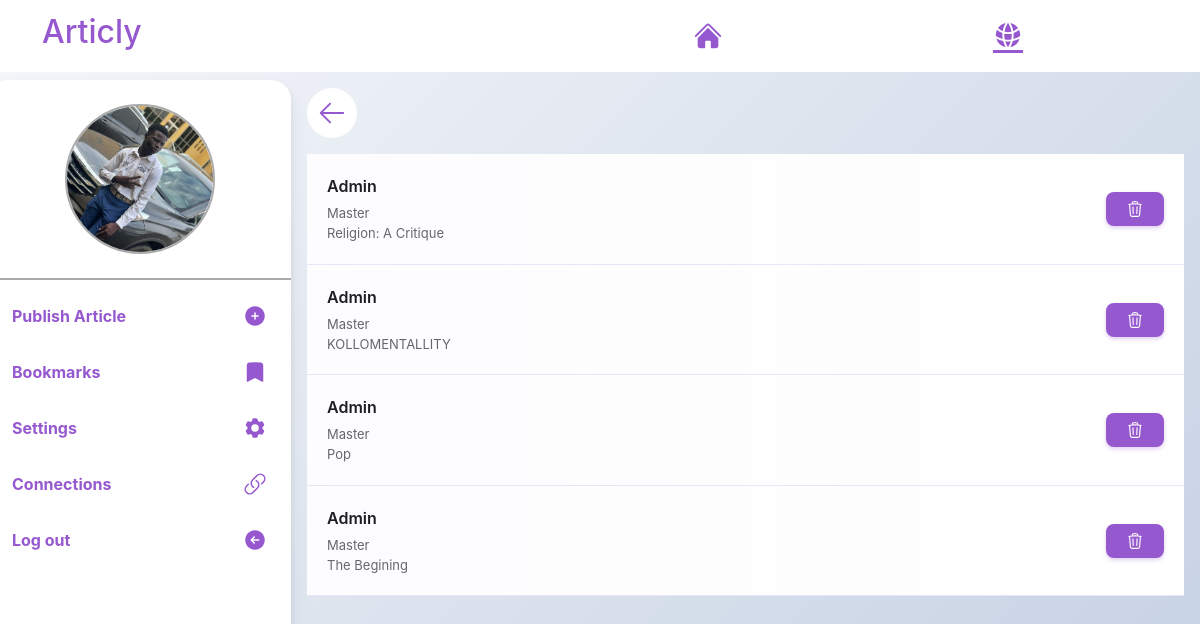
The app's page /user/bookmarks/ (signed in), older data.
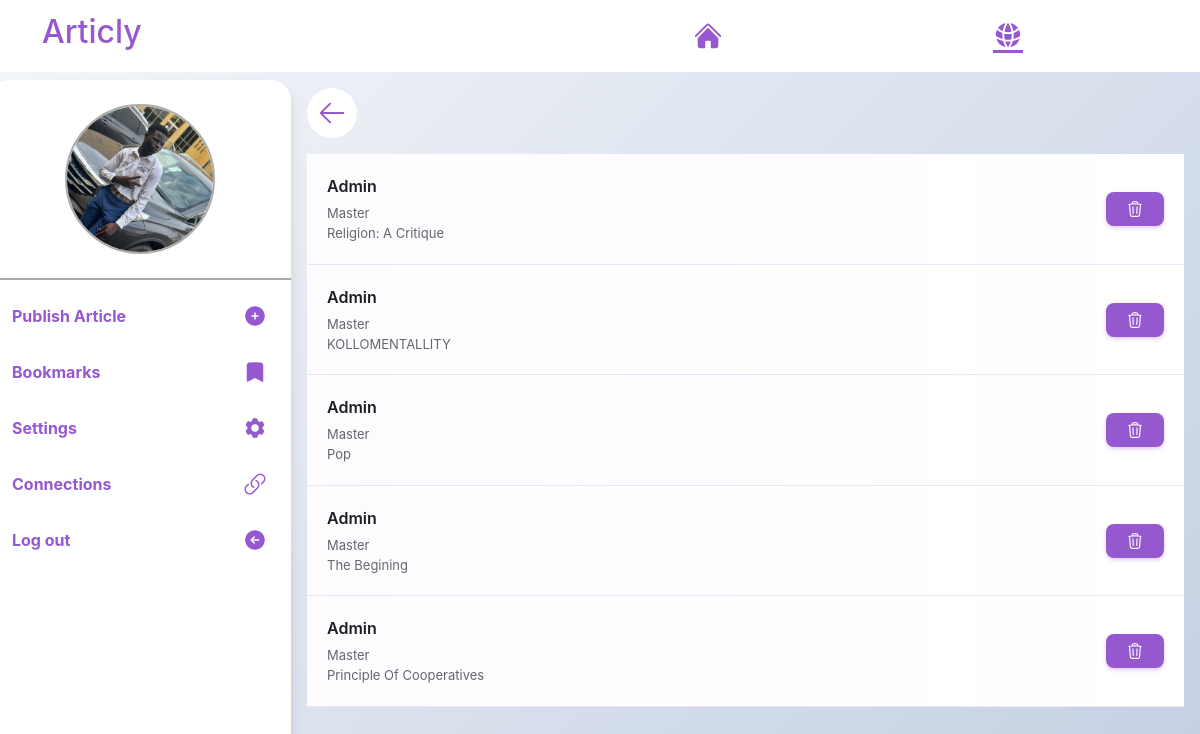
The same page, newer data.
### user/models.py (models this page shows, shortened)
class Bookmark(models.Model):
    user = models.ForeignKey(User,on_delete=models.CASCADE)
    article = models.ForeignKey(Article,on_delete=models.CASCADE)

class Article(models.Model):
    user = models.ForeignKey(User,on_delete=models.CASCADE)
    title = models.CharField(max_length=30)
    content = CKEditor5Field('Text', config_name='extends')
    time_created = models.DateTimeField(auto_now_add=True)
    date = models.DateField(auto_now_add=True)
    is_flagged = models.BooleanField(default=False)
    category = models.ForeignKey(Category,on_delete=models.CASCADE,null=True,default=None)
    slug = models.SlugField(unique=True,max_length=255)

### authentication/models.py (models this page shows, shortened)
class UserProfile(models.Model):
    user = models.OneToOneField(User,on_delete=models.CASCADE)
    category = models.ForeignKey(UserCategory,on_delete=models.CASCADE)
    bio = models.TextField(default="enter bio")
    cover_photo = models.ImageField(upload_to="cover_photo/",default="test.jpg")
    profile_photo = models.ImageField(upload_to="profile_photo/",default="test.jpg")
    name_of_school = models.CharField(max_length=50,default="")
    level_of_education = models.CharField(max_length=50,default="")
    flags = models.IntegerField(default=0)

class UserCategory(models.Model):
    category_name = models.CharField(max_length=15)
    def __str__(self):
        return self.category_name

### user/views.py (the view)
# urls.py: path("bookmarks/", views.bookmarks_page, name="bookmarks_page"),
def bookmarks_page(request):
    bookmarks = Bookmark.objects.filter(user=request.user)
    context = {"bookmarks":bookmarks}
    return render(request,"user/bookmark.html",context)

### user/templatetags/user_tags.py (called while the page is built)
@register.filter
def generate_token(data):
    encoded_bytes = base64.urlsafe_b64encode(force_bytes(data))
    return force_str(encoded_bytes)

### user/utils.py (called while the page is built)
def custom_context(request):
    categories = Category.objects.all()
    if request.user.is_authenticated:
        preference = Prefrence.objects.get(user=request.user).category.all()
        likes = Like.objects.filter(user=request.user).values_list("article_id",flat=True)
        bookmarks = Bookmark.objects.filter(user=request.user).values_list("article_id",flat=True)
        connected_user_ids = get_complex_data(request)
        print(connected_user_ids)
        context = {"category":categories,
                   "connections":connected_user_ids,
                    "saved_preferences":preference,"likes":likes,
               "bookmarks":bookmarks,}
    else:
        context = {"category":categories}
    return context

### user/templates/user/bookmark.html (shortened to what this page needs)
{% extends "user/base.html" %} {% load user_tags %}  {% block articly_main_body %}
{% include "user/components/back_button.html" %}
{% for bookmark in bookmarks %}
<div class="post w-100">
  <div class="author-info d-flex align-items-center justify-content-between">
    <div class="d-flex align-items-center">
      <div class="capitalize">
        <div class="author-name">{{ bookmark.user }}</div>
        <span class="author-role"
          >{{ bookmark.user.userprofile.category }}</span
        >
          <a class="text-decoration-none" href="{% url 'comment_page' bookmark.article.id %}">
           <span class="author-role d-block"
          >{{ bookmark.article.title }}
        </span>
          </a>
      </div>
    </div>
    <div>
      <form
        class="delete_bookmark"
        action="{% url 'bookmark_post' %}"
        method="post"
      >
        <button class="connect-btn" title="Delete Bookmark">
        </button>
      </form>
    </div>
  </div>
</div>
{% endfor %} {% endblock %}

Row changes from the older to the newer data that the page shows:
added Bookmark: user "Admin", user.userprofile.category "Master", article "Principle Of Cooperatives"
